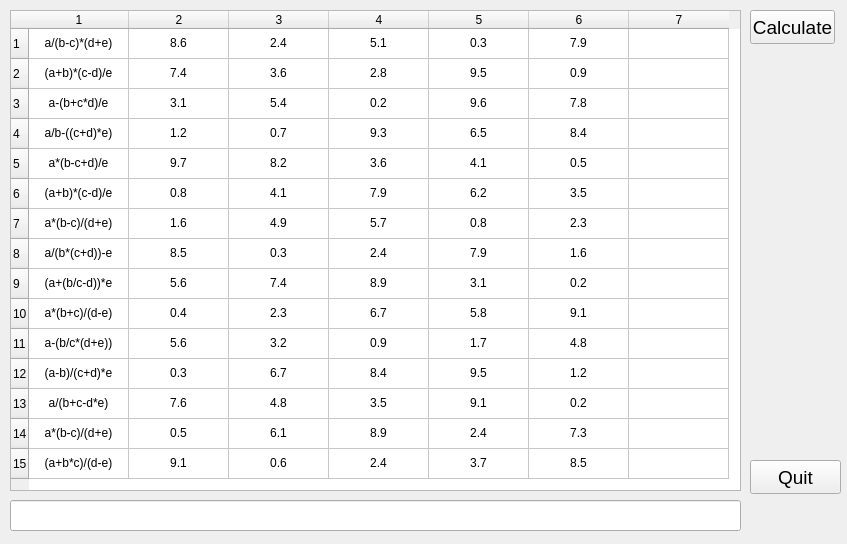
<?xml version="1.0" encoding="UTF-8"?>
<ui version="4.0">
 <class>task3Class</class>
 <widget class="QMainWindow" name="task3Class">
  <property name="geometry">
   <rect>
    <x>0</x>
    <y>0</y>
    <width>847</width>
    <height>544</height>
   </rect>
  </property>
  <property name="windowTitle">
   <string>task3</string>
  </property>
  <widget class="QWidget" name="centralWidget">
   <widget class="QTableWidget" name="tableWidget">
    <property name="geometry">
     <rect>
      <x>10</x>
      <y>10</y>
      <width>731</width>
      <height>481</height>
     </rect>
    </property>
    <property name="autoScroll">
     <bool>false</bool>
    </property>
    <property name="dragDropOverwriteMode">
     <bool>false</bool>
    </property>
    <property name="rowCount">
     <number>15</number>
    </property>
    <property name="columnCount">
     <number>7</number>
    </property>
    <row/>
    <row/>
    <row/>
    <row/>
    <row/>
    <row/>
    <row/>
    <row/>
    <row/>
    <row/>
    <row/>
    <row/>
    <row/>
    <row/>
    <row/>
    <column/>
    <column/>
    <column/>
    <column/>
    <column/>
    <column/>
    <column/>
    <item row="0" column="0">
     <property name="text">
      <string>a/(b-c)*(d+e)</string>
     </property>
     <property name="textAlignment">
      <set>AlignCenter</set>
     </property>
     <property name="flags">
      <set>ItemIsSelectable|ItemIsEditable|ItemIsDropEnabled|ItemIsUserCheckable|ItemIsEnabled</set>
     </property>
    </item>
    <item row="0" column="1">
     <property name="text">
      <string>8.6</string>
     </property>
     <property name="textAlignment">
      <set>AlignCenter</set>
     </property>
    </item>
    <item row="0" column="2">
     <property name="text">
      <string>2.4</string>
     </property>
     <property name="textAlignment">
      <set>AlignCenter</set>
     </property>
    </item>
    <item row="0" column="3">
     <property name="text">
      <string>5.1</string>
     </property>
     <property name="textAlignment">
      <set>AlignCenter</set>
     </property>
    </item>
    <item row="0" column="4">
     <property name="text">
      <string>0.3</string>
     </property>
     <property name="textAlignment">
      <set>AlignCenter</set>
     </property>
    </item>
    <item row="0" column="5">
     <property name="text">
      <string>7.9</string>
     </property>
     <property name="textAlignment">
      <set>AlignCenter</set>
     </property>
    </item>
    <item row="0" column="6">
     <property name="text">
      <string/>
     </property>
     <property name="textAlignment">
      <set>AlignCenter</set>
     </property>
     <property name="flags">
      <set>ItemIsSelectable|ItemIsDragEnabled|ItemIsDropEnabled|ItemIsUserCheckable|ItemIsEnabled</set>
     </property>
    </item>
    <item row="1" column="0">
     <property name="text">
      <string>(a+b)*(c-d)/e</string>
     </property>
     <property name="textAlignment">
      <set>AlignCenter</set>
     </property>
    </item>
    <item row="1" column="1">
     <property name="text">
      <string>7.4</string>
     </property>
     <property name="textAlignment">
      <set>AlignCenter</set>
     </property>
    </item>
    <item row="1" column="2">
     <property name="text">
      <string>3.6</string>
     </property>
     <property name="textAlignment">
      <set>AlignCenter</set>
     </property>
    </item>
    <item row="1" column="3">
     <property name="text">
      <string>2.8</string>
     </property>
     <property name="textAlignment">
      <set>AlignCenter</set>
     </property>
    </item>
    <item row="1" column="4">
     <property name="text">
      <string>9.5</string>
     </property>
     <property name="textAlignment">
      <set>AlignCenter</set>
     </property>
    </item>
    <item row="1" column="5">
     <property name="text">
      <string>0.9</string>
     </property>
     <property name="textAlignment">
      <set>AlignCenter</set>
     </property>
    </item>
    <item row="1" column="6">
     <property name="text">
      <string/>
     </property>
     <property name="textAlignment">
      <set>AlignCenter</set>
     </property>
     <property name="flags">
      <set>ItemIsSelectable|ItemIsDragEnabled|ItemIsDropEnabled|ItemIsUserCheckable|ItemIsEnabled</set>
     </property>
    </item>
    <item row="2" column="0">
     <property name="text">
      <string>a-(b+c*d)/e</string>
     </property>
     <property name="textAlignment">
      <set>AlignCenter</set>
     </property>
    </item>
    <item row="2" column="1">
     <property name="text">
      <string>3.1</string>
     </property>
     <property name="textAlignment">
      <set>AlignCenter</set>
     </property>
    </item>
    <item row="2" column="2">
     <property name="text">
      <string>5.4</string>
     </property>
     <property name="textAlignment">
      <set>AlignCenter</set>
     </property>
    </item>
    <item row="2" column="3">
     <property name="text">
      <string>0.2</string>
     </property>
     <property name="textAlignment">
      <set>AlignCenter</set>
     </property>
    </item>
    <item row="2" column="4">
     <property name="text">
      <string>9.6</string>
     </property>
     <property name="textAlignment">
      <set>AlignCenter</set>
     </property>
    </item>
    <item row="2" column="5">
     <property name="text">
      <string>7.8</string>
     </property>
     <property name="textAlignment">
      <set>AlignCenter</set>
     </property>
    </item>
    <item row="2" column="6">
     <property name="text">
      <string/>
     </property>
     <property name="textAlignment">
      <set>AlignCenter</set>
     </property>
     <property name="flags">
      <set>ItemIsSelectable|ItemIsDragEnabled|ItemIsDropEnabled|ItemIsUserCheckable|ItemIsEnabled</set>
     </property>
    </item>
    <item row="3" column="0">
     <property name="text">
      <string>a/b-((c+d)*e)</string>
     </property>
     <property name="textAlignment">
      <set>AlignCenter</set>
     </property>
    </item>
    <item row="3" column="1">
     <property name="text">
      <string>1.2</string>
     </property>
     <property name="textAlignment">
      <set>AlignCenter</set>
     </property>
    </item>
    <item row="3" column="2">
     <property name="text">
      <string>0.7</string>
     </property>
     <property name="textAlignment">
      <set>AlignCenter</set>
     </property>
    </item>
    <item row="3" column="3">
     <property name="text">
      <string>9.3</string>
     </property>
     <property name="textAlignment">
      <set>AlignCenter</set>
     </property>
    </item>
    <item row="3" column="4">
     <property name="text">
      <string>6.5</string>
     </property>
     <property name="textAlignment">
      <set>AlignCenter</set>
     </property>
    </item>
    <item row="3" column="5">
     <property name="text">
      <string>8.4</string>
     </property>
     <property name="textAlignment">
      <set>AlignCenter</set>
     </property>
    </item>
    <item row="3" column="6">
     <property name="text">
      <string/>
     </property>
     <property name="textAlignment">
      <set>AlignCenter</set>
     </property>
     <property name="flags">
      <set>ItemIsSelectable|ItemIsDragEnabled|ItemIsDropEnabled|ItemIsUserCheckable|ItemIsEnabled</set>
     </property>
    </item>
    <item row="4" column="0">
     <property name="text">
      <string>a*(b-c+d)/e</string>
     </property>
     <property name="textAlignment">
      <set>AlignCenter</set>
     </property>
    </item>
    <item row="4" column="1">
     <property name="text">
      <string>9.7</string>
     </property>
     <property name="textAlignment">
      <set>AlignCenter</set>
     </property>
    </item>
    <item row="4" column="2">
     <property name="text">
      <string>8.2</string>
     </property>
     <property name="textAlignment">
      <set>AlignCenter</set>
     </property>
    </item>
    <item row="4" column="3">
     <property name="text">
      <string>3.6</string>
     </property>
     <property name="textAlignment">
      <set>AlignCenter</set>
     </property>
    </item>
    <item row="4" column="4">
     <property name="text">
      <string>4.1</string>
     </property>
     <property name="textAlignment">
      <set>AlignCenter</set>
     </property>
    </item>
    <item row="4" column="5">
     <property name="text">
      <string>0.5</string>
     </property>
     <property name="textAlignment">
      <set>AlignCenter</set>
     </property>
    </item>
    <item row="4" column="6">
     <property name="text">
      <string/>
     </property>
     <property name="textAlignment">
      <set>AlignCenter</set>
     </property>
     <property name="flags">
      <set>ItemIsSelectable|ItemIsDragEnabled|ItemIsDropEnabled|ItemIsUserCheckable|ItemIsEnabled</set>
     </property>
    </item>
    <item row="5" column="0">
     <property name="text">
      <string>(a+b)*(c-d)/e</string>
     </property>
     <property name="textAlignment">
      <set>AlignCenter</set>
     </property>
    </item>
    <item row="5" column="1">
     <property name="text">
      <string>0.8</string>
     </property>
     <property name="textAlignment">
      <set>AlignCenter</set>
     </property>
    </item>
    <item row="5" column="2">
     <property name="text">
      <string>4.1</string>
     </property>
     <property name="textAlignment">
      <set>AlignCenter</set>
     </property>
    </item>
    <item row="5" column="3">
     <property name="text">
      <string>7.9</string>
     </property>
     <property name="textAlignment">
      <set>AlignCenter</set>
     </property>
    </item>
    <item row="5" column="4">
     <property name="text">
      <string>6.2</string>
     </property>
     <property name="textAlignment">
      <set>AlignCenter</set>
     </property>
    </item>
    <item row="5" column="5">
     <property name="text">
      <string>3.5</string>
     </property>
     <property name="textAlignment">
      <set>AlignCenter</set>
     </property>
    </item>
    <item row="5" column="6">
     <property name="text">
      <string/>
     </property>
     <property name="textAlignment">
      <set>AlignCenter</set>
     </property>
     <property name="flags">
      <set>ItemIsSelectable|ItemIsDragEnabled|ItemIsDropEnabled|ItemIsUserCheckable|ItemIsEnabled</set>
     </property>
    </item>
    <item row="6" column="0">
     <property name="text">
      <string>a*(b-c)/(d+e)</string>
     </property>
     <property name="textAlignment">
      <set>AlignCenter</set>
     </property>
    </item>
    <item row="6" column="1">
     <property name="text">
      <string>1.6</string>
     </property>
     <property name="textAlignment">
      <set>AlignCenter</set>
     </property>
    </item>
    <item row="6" column="2">
     <property name="text">
      <string>4.9</string>
     </property>
     <property name="textAlignment">
      <set>AlignCenter</set>
     </property>
    </item>
    <item row="6" column="3">
     <property name="text">
      <string>5.7</string>
     </property>
     <property name="textAlignment">
      <set>AlignCenter</set>
     </property>
    </item>
    <item row="6" column="4">
     <property name="text">
      <string>0.8</string>
     </property>
     <property name="textAlignment">
      <set>AlignCenter</set>
     </property>
    </item>
    <item row="6" column="5">
     <property name="text">
      <string>2.3</string>
     </property>
     <property name="textAlignment">
      <set>AlignCenter</set>
     </property>
    </item>
    <item row="6" column="6">
     <property name="text">
      <string/>
     </property>
     <property name="textAlignment">
      <set>AlignCenter</set>
     </property>
     <property name="flags">
      <set>ItemIsSelectable|ItemIsDragEnabled|ItemIsDropEnabled|ItemIsUserCheckable|ItemIsEnabled</set>
     </property>
    </item>
    <item row="7" column="0">
     <property name="text">
      <string>a/(b*(c+d))-e</string>
     </property>
     <property name="textAlignment">
      <set>AlignCenter</set>
     </property>
    </item>
    <item row="7" column="1">
     <property name="text">
      <string>8.5</string>
     </property>
     <property name="textAlignment">
      <set>AlignCenter</set>
     </property>
    </item>
    <item row="7" column="2">
     <property name="text">
      <string>0.3</string>
     </property>
     <property name="textAlignment">
      <set>AlignCenter</set>
     </property>
    </item>
    <item row="7" column="3">
     <property name="text">
      <string>2.4</string>
     </property>
     <property name="textAlignment">
      <set>AlignCenter</set>
     </property>
    </item>
    <item row="7" column="4">
     <property name="text">
      <string>7.9</string>
     </property>
     <property name="textAlignment">
      <set>AlignCenter</set>
     </property>
    </item>
    <item row="7" column="5">
     <property name="text">
      <string>1.6</string>
     </property>
     <property name="textAlignment">
      <set>AlignCenter</set>
     </property>
    </item>
    <item row="7" column="6">
     <property name="text">
      <string/>
     </property>
     <property name="textAlignment">
      <set>AlignCenter</set>
     </property>
     <property name="flags">
      <set>ItemIsSelectable|ItemIsDragEnabled|ItemIsDropEnabled|ItemIsUserCheckable|ItemIsEnabled</set>
     </property>
    </item>
    <item row="8" column="0">
     <property name="text">
      <string>(a+(b/c-d))*e</string>
     </property>
     <property name="textAlignment">
      <set>AlignCenter</set>
     </property>
    </item>
    <item row="8" column="1">
     <property name="text">
      <string>5.6</string>
     </property>
     <property name="textAlignment">
      <set>AlignCenter</set>
     </property>
    </item>
    <item row="8" column="2">
     <property name="text">
      <string>7.4</string>
     </property>
     <property name="textAlignment">
      <set>AlignCenter</set>
     </property>
    </item>
    <item row="8" column="3">
     <property name="text">
      <string>8.9</string>
     </property>
     <property name="textAlignment">
      <set>AlignCenter</set>
     </property>
    </item>
    <item row="8" column="4">
     <property name="text">
      <string>3.1</string>
     </property>
     <property name="textAlignment">
      <set>AlignCenter</set>
     </property>
    </item>
    <item row="8" column="5">
     <property name="text">
      <string>0.2</string>
     </property>
     <property name="textAlignment">
      <set>AlignCenter</set>
     </property>
    </item>
    <item row="8" column="6">
     <property name="text">
      <string/>
     </property>
     <property name="textAlignment">
      <set>AlignCenter</set>
     </property>
     <property name="flags">
      <set>ItemIsSelectable|ItemIsDragEnabled|ItemIsDropEnabled|ItemIsUserCheckable|ItemIsEnabled</set>
     </property>
    </item>
    <item row="9" column="0">
     <property name="text">
      <string>a*(b+c)/(d-e)</string>
     </property>
     <property name="textAlignment">
      <set>AlignCenter</set>
     </property>
    </item>
    <item row="9" column="1">
     <property name="text">
      <string>0.4</string>
     </property>
     <property name="textAlignment">
      <set>AlignCenter</set>
     </property>
    </item>
    <item row="9" column="2">
     <property name="text">
      <string>2.3</string>
     </property>
     <property name="textAlignment">
      <set>AlignCenter</set>
     </property>
    </item>
    <item row="9" column="3">
     <property name="text">
      <string>6.7</string>
     </property>
     <property name="textAlignment">
      <set>AlignCenter</set>
     </property>
    </item>
    <item row="9" column="4">
     <property name="text">
      <string>5.8</string>
     </property>
     <property name="textAlignment">
      <set>AlignCenter</set>
     </property>
    </item>
    <item row="9" column="5">
     <property name="text">
      <string>9.1</string>
     </property>
     <property name="textAlignment">
      <set>AlignCenter</set>
     </property>
    </item>
    <item row="9" column="6">
     <property name="text">
      <string/>
     </property>
     <property name="textAlignment">
      <set>AlignCenter</set>
     </property>
     <property name="flags">
      <set>ItemIsSelectable|ItemIsDragEnabled|ItemIsDropEnabled|ItemIsUserCheckable|ItemIsEnabled</set>
     </property>
    </item>
    <item row="10" column="0">
     <property name="text">
      <string>a-(b/c*(d+e))</string>
     </property>
     <property name="textAlignment">
      <set>AlignCenter</set>
     </property>
    </item>
    <item row="10" column="1">
     <property name="text">
      <string>5.6</string>
     </property>
     <property name="textAlignment">
      <set>AlignCenter</set>
     </property>
    </item>
    <item row="10" column="2">
     <property name="text">
      <string>3.2</string>
     </property>
     <property name="textAlignment">
      <set>AlignCenter</set>
     </property>
    </item>
    <item row="10" column="3">
     <property name="text">
      <string>0.9</string>
     </property>
     <property name="textAlignment">
      <set>AlignCenter</set>
     </property>
    </item>
    <item row="10" column="4">
     <property name="text">
      <string>1.7</string>
     </property>
     <property name="textAlignment">
      <set>AlignCenter</set>
     </property>
    </item>
    <item row="10" column="5">
     <property name="text">
      <string>4.8</string>
     </property>
     <property name="textAlignment">
      <set>AlignCenter</set>
     </property>
    </item>
    <item row="10" column="6">
     <property name="text">
      <string/>
     </property>
     <property name="textAlignment">
      <set>AlignCenter</set>
     </property>
     <property name="flags">
      <set>ItemIsSelectable|ItemIsDragEnabled|ItemIsDropEnabled|ItemIsUserCheckable|ItemIsEnabled</set>
     </property>
    </item>
    <item row="11" column="0">
     <property name="text">
      <string>(a-b)/(c+d)*e</string>
     </property>
     <property name="textAlignment">
      <set>AlignCenter</set>
     </property>
    </item>
    <item row="11" column="1">
     <property name="text">
      <string>0.3</string>
     </property>
     <property name="textAlignment">
      <set>AlignCenter</set>
     </property>
    </item>
    <item row="11" column="2">
     <property name="text">
      <string>6.7</string>
     </property>
     <property name="textAlignment">
      <set>AlignCenter</set>
     </property>
    </item>
    <item row="11" column="3">
     <property name="text">
      <string>8.4</string>
     </property>
     <property name="textAlignment">
      <set>AlignCenter</set>
     </property>
    </item>
    <item row="11" column="4">
     <property name="text">
      <string>9.5</string>
     </property>
     <property name="textAlignment">
      <set>AlignCenter</set>
     </property>
    </item>
    <item row="11" column="5">
     <property name="text">
      <string>1.2</string>
     </property>
     <property name="textAlignment">
      <set>AlignCenter</set>
     </property>
    </item>
    <item row="11" column="6">
     <property name="text">
      <string/>
     </property>
     <property name="textAlignment">
      <set>AlignCenter</set>
     </property>
     <property name="flags">
      <set>ItemIsSelectable|ItemIsDragEnabled|ItemIsDropEnabled|ItemIsUserCheckable|ItemIsEnabled</set>
     </property>
    </item>
    <item row="12" column="0">
     <property name="text">
      <string>a/(b+c-d*e)</string>
     </property>
     <property name="textAlignment">
      <set>AlignCenter</set>
     </property>
    </item>
    <item row="12" column="1">
     <property name="text">
      <string>7.6</string>
     </property>
     <property name="textAlignment">
      <set>AlignCenter</set>
     </property>
    </item>
    <item row="12" column="2">
     <property name="text">
      <string>4.8</string>
     </property>
     <property name="textAlignment">
      <set>AlignCenter</set>
     </property>
    </item>
    <item row="12" column="3">
     <property name="text">
      <string>3.5</string>
     </property>
     <property name="textAlignment">
      <set>AlignCenter</set>
     </property>
    </item>
    <item row="12" column="4">
     <property name="text">
      <string>9.1</string>
     </property>
     <property name="textAlignment">
      <set>AlignCenter</set>
     </property>
    </item>
    <item row="12" column="5">
     <property name="text">
      <string>0.2</string>
     </property>
     <property name="textAlignment">
      <set>AlignCenter</set>
     </property>
    </item>
    <item row="12" column="6">
     <property name="text">
      <string/>
     </property>
     <property name="textAlignment">
      <set>AlignCenter</set>
     </property>
     <property name="flags">
      <set>ItemIsSelectable|ItemIsDragEnabled|ItemIsDropEnabled|ItemIsUserCheckable|ItemIsEnabled</set>
     </property>
    </item>
    <item row="13" column="0">
     <property name="text">
      <string>a*(b-c)/(d+e)</string>
     </property>
     <property name="textAlignment">
      <set>AlignCenter</set>
     </property>
    </item>
    <item row="13" column="1">
     <property name="text">
      <string>0.5</string>
     </property>
     <property name="textAlignment">
      <set>AlignCenter</set>
     </property>
    </item>
    <item row="13" column="2">
     <property name="text">
      <string>6.1</string>
     </property>
     <property name="textAlignment">
      <set>AlignCenter</set>
     </property>
    </item>
    <item row="13" column="3">
     <property name="text">
      <string>8.9</string>
     </property>
     <property name="textAlignment">
      <set>AlignCenter</set>
     </property>
    </item>
    <item row="13" column="4">
     <property name="text">
      <string>2.4</string>
     </property>
     <property name="textAlignment">
      <set>AlignCenter</set>
     </property>
    </item>
    <item row="13" column="5">
     <property name="text">
      <string>7.3</string>
     </property>
     <property name="textAlignment">
      <set>AlignCenter</set>
     </property>
    </item>
    <item row="13" column="6">
     <property name="text">
      <string/>
     </property>
     <property name="textAlignment">
      <set>AlignCenter</set>
     </property>
     <property name="flags">
      <set>ItemIsSelectable|ItemIsDragEnabled|ItemIsDropEnabled|ItemIsUserCheckable|ItemIsEnabled</set>
     </property>
    </item>
    <item row="14" column="0">
     <property name="text">
      <string>(a+b*c)/(d-e)</string>
     </property>
     <property name="textAlignment">
      <set>AlignCenter</set>
     </property>
    </item>
    <item row="14" column="1">
     <property name="text">
      <string>9.1</string>
     </property>
     <property name="textAlignment">
      <set>AlignCenter</set>
     </property>
    </item>
    <item row="14" column="2">
     <property name="text">
      <string>0.6</string>
     </property>
     <property name="textAlignment">
      <set>AlignCenter</set>
     </property>
    </item>
    <item row="14" column="3">
     <property name="text">
      <string>2.4</string>
     </property>
     <property name="textAlignment">
      <set>AlignCenter</set>
     </property>
    </item>
    <item row="14" column="4">
     <property name="text">
      <string>3.7</string>
     </property>
     <property name="textAlignment">
      <set>AlignCenter</set>
     </property>
    </item>
    <item row="14" column="5">
     <property name="text">
      <string>8.5</string>
     </property>
     <property name="textAlignment">
      <set>AlignCenter</set>
     </property>
    </item>
    <item row="14" column="6">
     <property name="text">
      <string/>
     </property>
     <property name="textAlignment">
      <set>AlignCenter</set>
     </property>
     <property name="flags">
      <set>ItemIsSelectable|ItemIsDragEnabled|ItemIsDropEnabled|ItemIsUserCheckable|ItemIsEnabled</set>
     </property>
    </item>
   </widget>
   <widget class="QPushButton" name="quitBtn">
    <property name="geometry">
     <rect>
      <x>750</x>
      <y>460</y>
      <width>91</width>
      <height>34</height>
     </rect>
    </property>
    <property name="font">
     <font>
      <pointsize>14</pointsize>
     </font>
    </property>
    <property name="text">
     <string>Quit</string>
    </property>
   </widget>
   <widget class="QPushButton" name="calcBtn">
    <property name="geometry">
     <rect>
      <x>750</x>
      <y>10</y>
      <width>85</width>
      <height>34</height>
     </rect>
    </property>
    <property name="font">
     <font>
      <pointsize>14</pointsize>
     </font>
    </property>
    <property name="text">
     <string>Calculate</string>
    </property>
   </widget>
   <widget class="QLineEdit" name="postfixEdit">
    <property name="geometry">
     <rect>
      <x>10</x>
      <y>500</y>
      <width>731</width>
      <height>31</height>
     </rect>
    </property>
    <property name="font">
     <font>
      <pointsize>12</pointsize>
     </font>
    </property>
    <property name="readOnly">
     <bool>true</bool>
    </property>
   </widget>
  </widget>
 </widget>
 <layoutdefault spacing="6" margin="11"/>
 <resources>
  <include location="task3.qrc"/>
 </resources>
 <connections/>
</ui>
